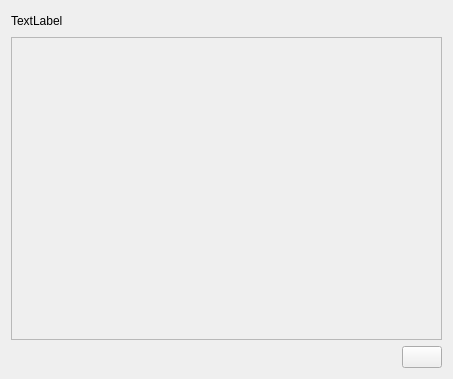
<?xml version="1.0" encoding="UTF-8"?>
<ui version="4.0">
 <class>ChatWindow</class>
 <widget class="QWidget" name="ChatWindow">
  <property name="geometry">
   <rect>
    <x>0</x>
    <y>0</y>
    <width>453</width>
    <height>379</height>
   </rect>
  </property>
  <property name="windowTitle">
   <string>Form</string>
  </property>
  <layout class="QGridLayout" name="gridLayout">
   <item row="2" column="2">
    <widget class="QPushButton" name="ArrowButton">
     <property name="text">
      <string/>
     </property>
     <property name="icon">
      <iconset resource="res.qrc">
       <normaloff>:/Image/Images/arrowDown.png</normaloff>:/Image/Images/arrowDown.png</iconset>
     </property>
    </widget>
   </item>
   <item row="0" column="1" colspan="2">
    <spacer name="horizontalSpacer_2">
     <property name="orientation">
      <enum>Qt::Horizontal</enum>
     </property>
     <property name="sizeHint" stdset="0">
      <size>
       <width>40</width>
       <height>20</height>
      </size>
     </property>
    </spacer>
   </item>
   <item row="0" column="0">
    <widget class="QLabel" name="Name">
     <property name="text">
      <string>TextLabel</string>
     </property>
    </widget>
   </item>
   <item row="1" column="0" colspan="3">
    <widget class="QScrollArea" name="scrollArea">
     <property name="widgetResizable">
      <bool>true</bool>
     </property>
     <widget class="QWidget" name="scrollAreaWidgetContents">
      <property name="geometry">
       <rect>
        <x>0</x>
        <y>0</y>
        <width>429</width>
        <height>294</height>
       </rect>
      </property>
      <layout class="QGridLayout" name="gridLayout_2">
       <item row="4" column="0">
        <spacer name="verticalSpacer">
         <property name="orientation">
          <enum>Qt::Vertical</enum>
         </property>
         <property name="sizeHint" stdset="0">
          <size>
           <width>20</width>
           <height>40</height>
          </size>
         </property>
        </spacer>
       </item>
       <item row="2" column="0">
        <layout class="QVBoxLayout" name="verticalLayout"/>
       </item>
      </layout>
     </widget>
    </widget>
   </item>
   <item row="2" column="1">
    <spacer name="horizontalSpacer">
     <property name="orientation">
      <enum>Qt::Horizontal</enum>
     </property>
     <property name="sizeHint" stdset="0">
      <size>
       <width>40</width>
       <height>20</height>
      </size>
     </property>
    </spacer>
   </item>
  </layout>
 </widget>
 <resources>
  <include location="res.qrc"/>
 </resources>
 <connections/>
</ui>
